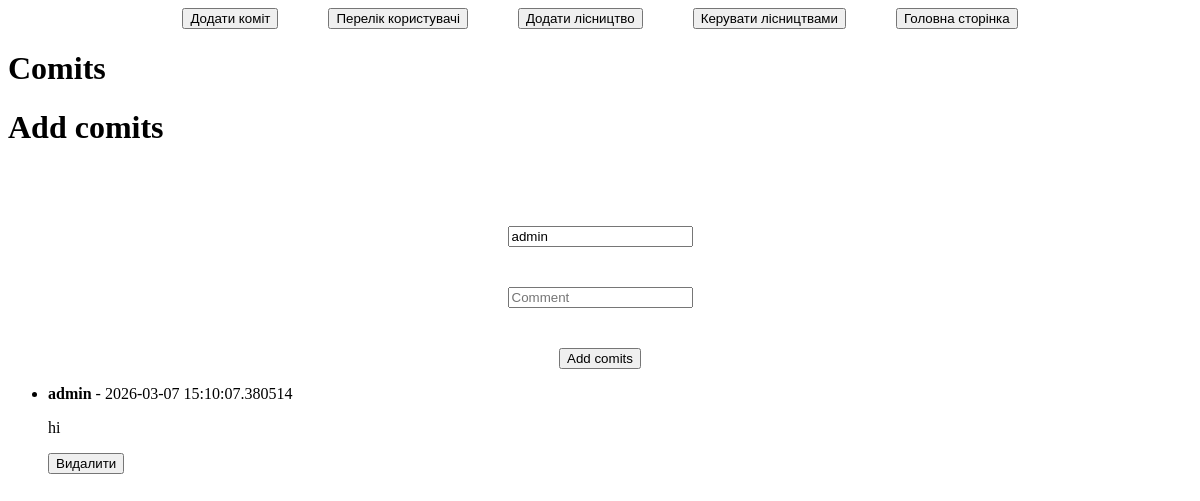
Page /comits (signed in) on the earlier database version.
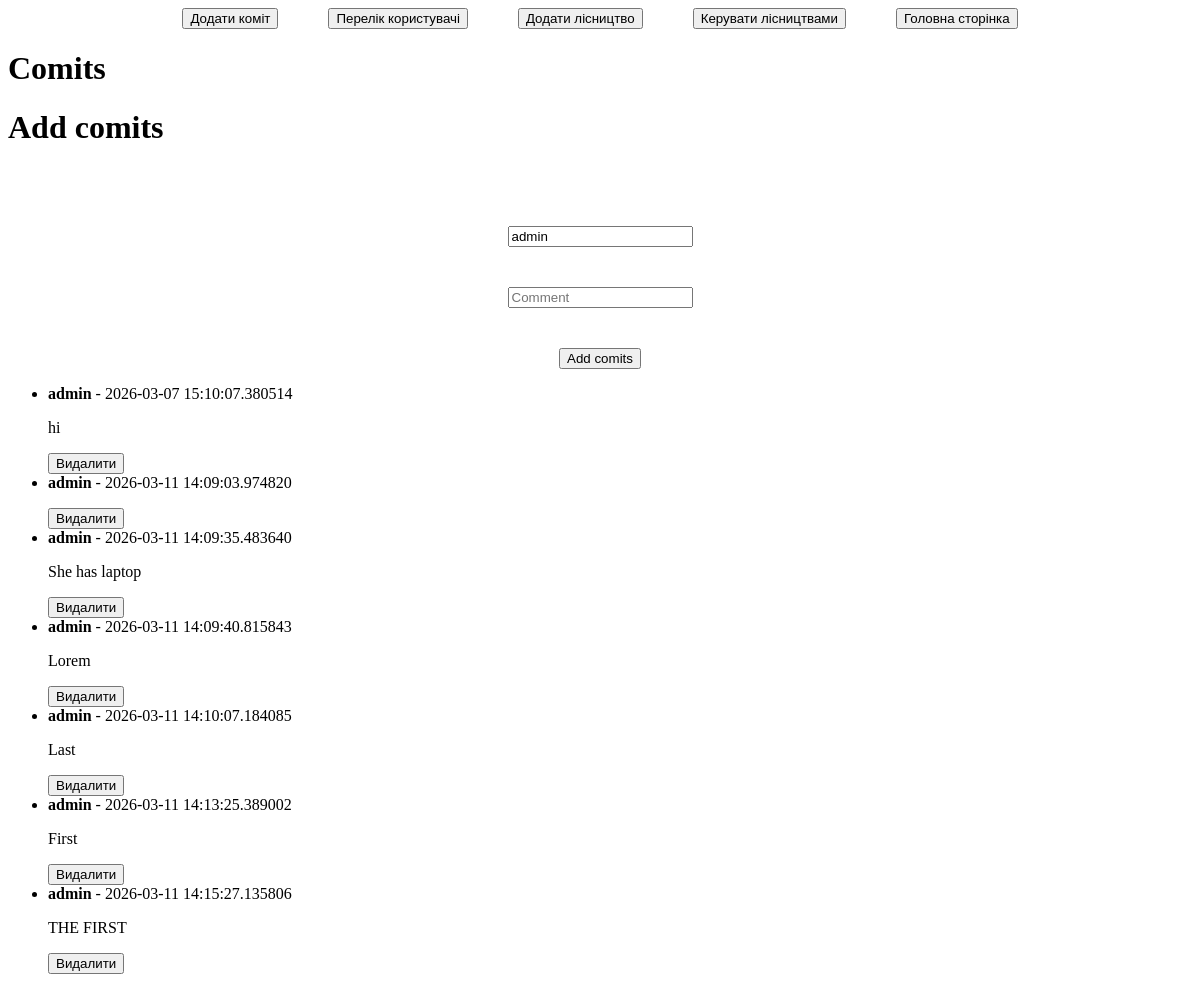
Same page on the later database version.
### DB.py (models this page shows, shortened)
class User(UserMixin, db.Model):
    id = db.Column(db.Integer, primary_key=True)
    isAdmin = db.Column(db.Boolean, default=False)
    username = db.Column(db.String(150), unique=True, nullable=False)
    gmail = db.Column(db.String(150), unique=True, nullable=False)
    password_hash = db.Column(db.String(256), nullable=False)

class Comits(db.Model):
    id = db.Column(db.Integer, primary_key=True)
    username = db.Column(db.String(150), nullable=False)
    comment = db.Column(db.Text, nullable=False)
    date = db.Column(db.DateTime, nullable=False)

### app.py (the view, shortened to what this page needs)
@app.route('/comits', methods=['GET', 'POST'])
@login_required
@admin_required
def comits():
    all_comits = Comits.query.all()
    return render_template('comits.html', comits=all_comits)

### app.py (called while the page is built)
@login_manager.user_loader
def load_user(user_id):
    return User.query.get(int(user_id))

### templates/comits.html (shortened to what this page needs)
<!DOCTYPE html>
<html lang="en">
<head>
    <link rel="stylesheet" href="{{ url_for('static', filename='styles/admin-style.css') }}">
</head>
<body>
    <head>
        <header>
        <a href="{{ url_for('comits')}}"><button>Додати коміт</button></a>
        <a href="{{ url_for('all_users') }}"><button>Перелік користувачі</button></a>
        <a href="{{ url_for('admin') }}"><button>Додати лісництво</button></a>
        <a href="{{ url_for('change') }}"><button>Керувати лісництвами</button></a>
        <a href="{{ url_for('main') }}"><button>Головна сторінка</button></a>
    </header>
    </head>
    <main>
        <h1>Comits</h1>
        <div>
            <h1>Add comits</h1>
            <form action="/comits" method="POST">
                <input type="text" name="username" placeholder="Username" value= "{{ current_user.username }}" readonly>
                <input type="text" name="comment" placeholder="Comment" required>
                <input type="submit" value="Add comits">
            </form>
        </div>
        <ul>
            {% for commit in comits %}
                <li>
                    <strong>{{ commit.username }}</strong> - {{ commit.date }}
                    <p>{{ commit.comment }}</p>
                    <form action="/delete_commit/{{ commit.id }}" method="POST" style="display: inline;">
                        <input type="submit" value="Видалити">
                    </form>
                </li>
            {% endfor %}
        </ul>
    </main>
</body>
</html>

### static/styles/admin-style.css (style rules this page uses)
header { display: flex; justify-content: center; gap: 50px; }
form { margin-top: 80px; display: flex; flex-direction: column; align-items: center; justify-content: center; gap: 40px; }

Differences in the rows shown:
added Comits: username "admin", date "2026-03-11 14:09:03.974820"
added Comits: username "admin", date "2026-03-11 14:09:35.483640", comment "She has laptop"
added Comits: username "admin", date "2026-03-11 14:09:40.815843", comment "Lorem"
added Comits: username "admin", date "2026-03-11 14:10:07.184085", comment "Last"
added Comits: username "admin", date "2026-03-11 14:13:25.389002", comment "First"
added Comits: username "admin", date "2026-03-11 14:15:27.135806", comment "THE FIRST"
